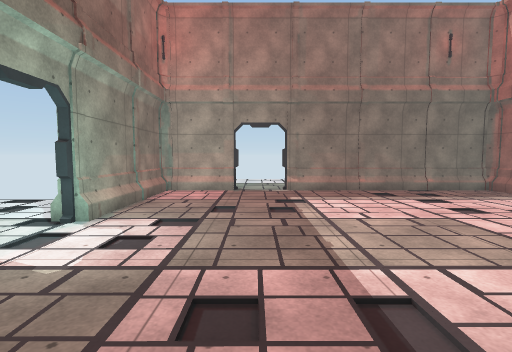
[1] (above)

12 first-person views from a walk through a scene from a Unity 3-D project. The camera is 1.5 m above the floor, tilts 4° down and sees 85° across. The floor is counted in squares, 1 m on a side. Each view is taken from the middle of a square. On the plan, view 1 faces up. The plan holds only what a view shows up to about 14 squares ahead; the rest is blank. The player character is not drawn. Some animated figures are left out. Door leaves are left out, so doorways stand open. Surface patterns are stand-ins for the level's own textures.

[2]
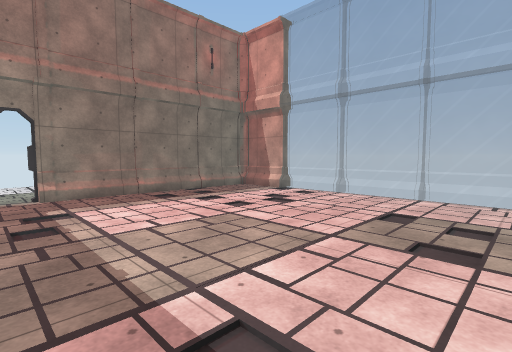

[3]
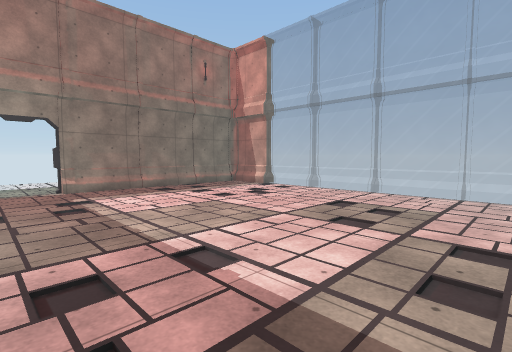

[4]
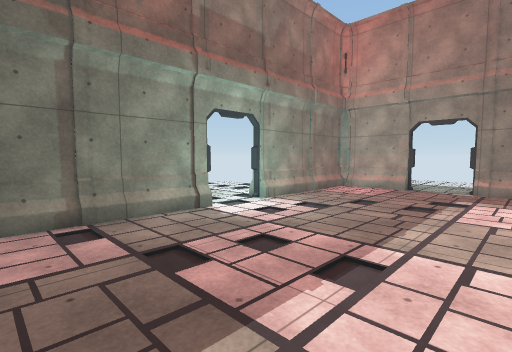

[5]
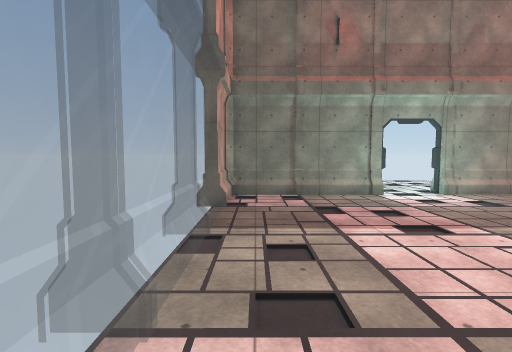

[6]
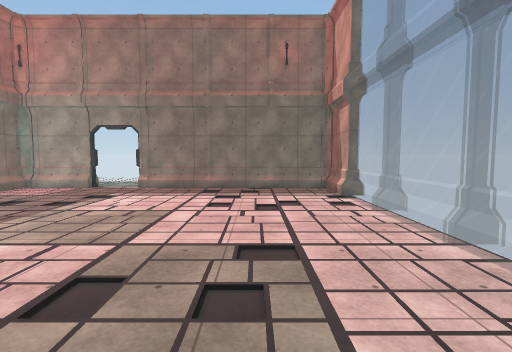

[7]
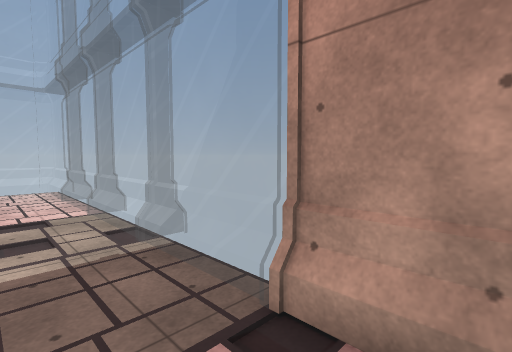

[8]
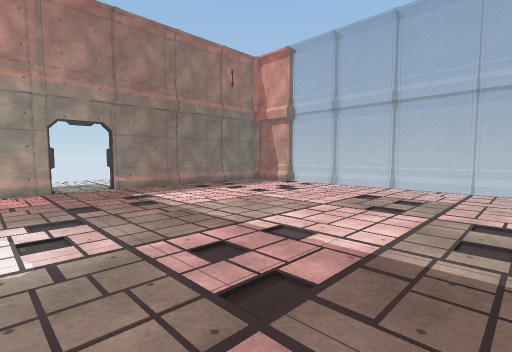

[9]
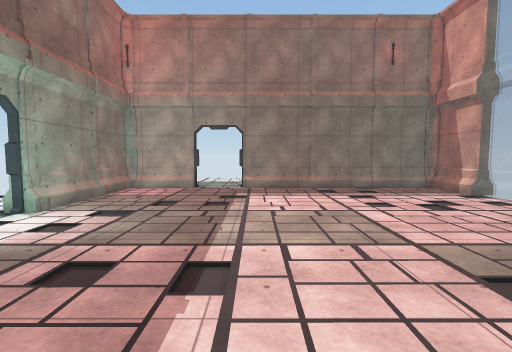

[10]
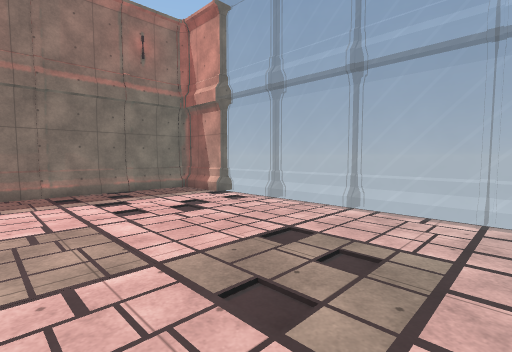

[11]
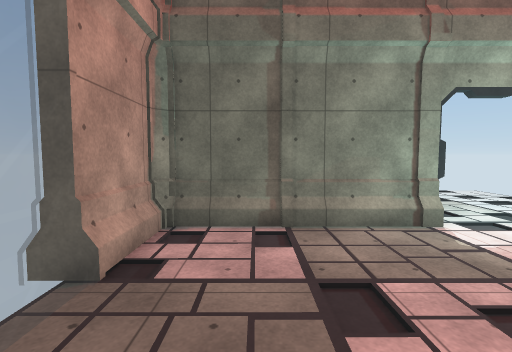

[12]
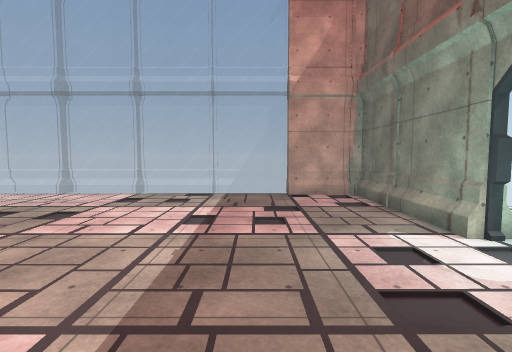

### Floor plan
Key: @ floor where view 1 was taken; # wall or solid block; . floor; D open door; = window, fence, low wall or low ledge.
Columns run from 10 left of view 1 to 11 right of it. Each row starts with its distance up from view 1.
 18            ..
 17           ...
 16           ...
 15           ..
 14          ...
 13       ####DD##########
 12       #..#D...=..=...#
 11       #..............#
 10       #.............=#
  9 ....  #..............=
  8 ..... #..............=
  7  ....=#..............=
  6    ...D..............=
  5     ..D..............=
  4      =D..............=
  3       #..............=
  2       #..............=
  1       #..............=
  0       #...@..........=
 -1       #..............=
 -2       ###=============
 -3         #=============

Where each view was taken, in squares from view 1:
view 1: 0 up, 0 right, facing up
view 2: 1 up, 0 right, facing up-right
view 3: 1 down, 1 left, facing up-right
view 4: 1 down, 3 right, facing up-left
view 5: 1 down, 7 right, facing left
view 6: 1 down, 7 right, facing up
view 7: 0 up, 3 left, facing down-right
view 8: 1 down, 3 left, facing up-right
view 9: 1 down, 2 right, facing up
view 10: 0 up, 3 right, facing up-right
view 11: 0 up, 2 right, facing left
view 12: 9 up, 0 right, facing down
